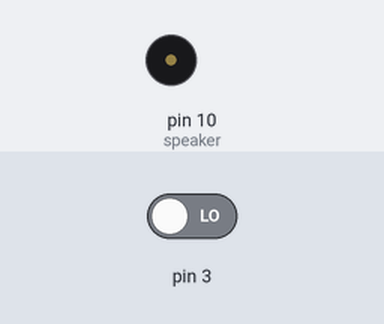
Simulated run of this sketch. Board: Arduino Uno, built with avr-gcc and run on an emulated ATmega328P. Parts: buzzer (waves = sounding). The test bench sets the inputs (shaded band); at power-on: pin 3 LOW.

Above: at 1.2 s.
1.3 s: pin 3 driven HIGH
At 1.7 s:
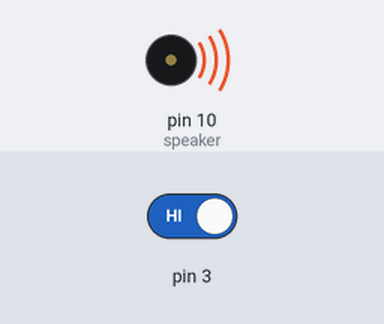
2.8 s: pin 3 driven LOW
At 5.2 s:
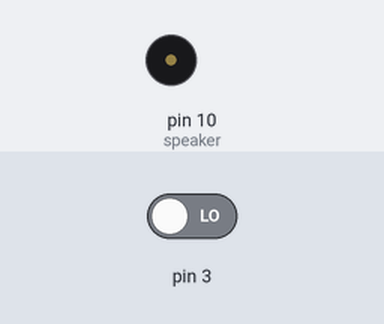
Timing chart, 0 to 6.7 s (numbered marks = the images above; inputs shaded):
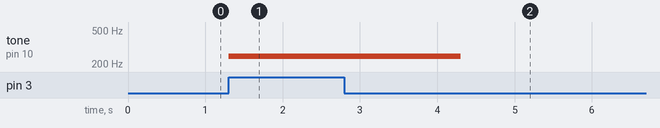

Measured:
- after the input at 1.3 s, tone on pin 10 (speaker): silent → 247 Hz at once
- after the input at 2.8 s, tone on pin 10 (speaker): 247 Hz → silent after 1.5 s

The sketch:

seq2.ino
```cpp
/*
  ++ 6 STEP SEQUENCER ++

  DESCRIPTION:
  Reads values from 6 potentiometers to change the pitch of any step of the sequencer tone generator.
  Change the pitch of each step with a potentiometer.

  CIRCUIT:
  Connect a speaker or piezo to pin number 13 and to ground;
  Connect the first lead of a potentiometer to 5v and the last to ground, the one in the middle to Analog Input pin 0;
  (Repeat for all the four potentiometers connecting the middle lead to Analog Input pins 0, 1, 2, 3, 4, 5);
  Connect a switch from digital port 3 and ground, put a 220 Ohm Resistor between the digital port 3 and 5V;

  For more information follow this link: http://www.artislab.it/it/step-sequencer/

  This example code is for educational purpose and it is in the public domain.
  Author: Costantino Rizzuti 2016
  Derived by a previous sketch made by Alessandro Contini & Paolo Cavagnolo

*/

// Tones table definition
#define NOTE_B0  31
#define NOTE_C1  33
#define NOTE_CS1 35
#define NOTE_D1  37
#define NOTE_DS1 39
#define NOTE_E1  41
#define NOTE_F1  44
#define NOTE_FS1 46
#define NOTE_G1  49
#define NOTE_GS1 52
#define NOTE_A1  55
#define NOTE_AS1 58
#define NOTE_B1  62
#define NOTE_C2  65
#define NOTE_CS2 69
#define NOTE_D2  73
#define NOTE_DS2 78
#define NOTE_E2  82
#define NOTE_F2  87
#define NOTE_FS2 93
#define NOTE_G2  98
#define NOTE_GS2 104
#define NOTE_A2  110
#define NOTE_AS2 117
#define NOTE_B2  123
#define NOTE_C3  131
#define NOTE_CS3 139
#define NOTE_D3  147
#define NOTE_DS3 156
#define NOTE_E3  165
#define NOTE_F3  175
#define NOTE_FS3 185
#define NOTE_G3  196
#define NOTE_GS3 208
#define NOTE_A3  220
#define NOTE_AS3 233
#define NOTE_B3  247
#define NOTE_C4  262
#define NOTE_CS4 277
#define NOTE_D4  294
#define NOTE_DS4 311
#define NOTE_E4  330
#define NOTE_F4  349
#define NOTE_FS4 370
#define NOTE_G4  392
#define NOTE_GS4 415
#define NOTE_A4  440
#define NOTE_AS4 466
#define NOTE_B4  494
#define NOTE_C5  523
#define NOTE_CS5 554
#define NOTE_D5  587
#define NOTE_DS5 622
#define NOTE_E5  659
#define NOTE_F5  698
#define NOTE_FS5 740
#define NOTE_G5  784
#define NOTE_GS5 831
#define NOTE_A5  880
#define NOTE_AS5 932
#define NOTE_B5  988
#define NOTE_C6  1047
#define NOTE_CS6 1109
#define NOTE_D6  1175
#define NOTE_DS6 1245
#define NOTE_E6  1319
#define NOTE_F6  1397
#define NOTE_FS6 1480
#define NOTE_G6  1568
#define NOTE_GS6 1661
#define NOTE_A6  1760
#define NOTE_AS6 1865
#define NOTE_B6  1976
#define NOTE_C7  2093
#define NOTE_CS7 2217
#define NOTE_D7  2349
#define NOTE_DS7 2489
#define NOTE_E7  2637
#define NOTE_F7  2794
#define NOTE_FS7 2960
#define NOTE_G7  3136
#define NOTE_GS7 3322
#define NOTE_A7  3520
#define NOTE_AS7 3729
#define NOTE_B7  3951
#define NOTE_C8  4186
#define NOTE_CS8 4435
#define NOTE_D8  4699
#define NOTE_DS8 4978


// Declaration of tones used in the sequencer
// Define here the note you want to play.
// The first notes are mapped to the lowest position of the pots
int pitch[] = {
                NOTE_C3,
                NOTE_GS3,
                NOTE_CS3,
                NOTE_AS3,
                NOTE_A3,
                NOTE_B3,
                NOTE_F4,
                NOTE_DS4,
                NOTE_E4,
                NOTE_G3,
                NOTE_D4,
                NOTE_FS4};


// Declaration of variables
int speaker = 10                                                                                                     ;                          // Speaker output pin
int k=0;                                     // Variable to store the value of the loop
int POT1 = A0;                              // POT1 pin
int POT2 = A1;                              // POT2 pin
int POT3 = A2;                              // POT3 pin
int POT4 = A3;                              // POT4 pin
int POT5 = A4;                              // POT5 pin
int POT6 = A5;                              // POT6 pin
int ReadPot1,ReadPot2,ReadPot3,ReadPot4,ReadPot5,ReadPot6;                            // Variable to store the value of the pots
// Variables used to calculate tempo
// set BPM
int bpm=80;
// set Subdivision 1=quarter note; 0.5 ->eight note, ....
float subdivision=1;
//Define here the sequence of durations
//-> 1->quarter note; 0.5 ->eight note, ....
//float D[] = {1, 0.5, 0.5, 0.333, 0.333, 0.333}; //3/4 pattern
float D[] = {1, 1, 0.5, 0.5,0.5, 0.5}; //4/4 pattern
// The lenght of the D array
int NDuration=6;
int DurCount=0;
int value[] = {0, 0, 0, 0, 0, 0};              // value to define the discrete interval of tune using the pot
int note[] = {0, 0, 0, 0, 0, 0};
int interval;

void setup() {
    pinMode(3, INPUT);
    //Period computed according bpm and subdivision
    interval = 60000/(subdivision*bpm);
}


void loop() {
   if(digitalRead(3)==HIGH){
    for (k = 0; k <= 5; k++) {                                 // Cycle on each pot
      value[k] = map(analogRead(k), 0, 1023, 0, 2500);         // Mapping the value of the Potentiometer to have a wider range of values

      if ((value[k]>=0) && (value[k]<100))                     // Discretization of the pot intervals - in order to assign the note
        note[k] = 0;
      if ((value[k]>=100) && (value[k]<300))
        note[k] = pitch[0];
      if ((value[k]>=300) && (value[k]<500))
        note[k] = pitch[1];
      if ((value[k]>=500) && (value[k]<700))
        note[k] = pitch[2];
      if ((value[k]>=700) && (value[k]<900))
        note[k] = pitch[3];
      if ((value[k]>=900) && (value[k]<1100))
        note[k] = pitch[4];
      if ((value[k]>=1100) && (value[k]<1300))
        note[k] = pitch[5];
      if ((value[k]>=1300) && (value[k]<1500))
        note[k] = pitch[6];
      if ((value[k]>=1500) && (value[k]<1700))
        note[k] = pitch[7];
      if ((value[k]>=1700) && (value[k]<=1900))
        note[k] = pitch[8];
      if ((value[k]>=1900) && (value[k]<=2100))
        note[k] = pitch[9];
      if ((value[k]>=2100) && (value[k]<=2300))
        note[k] = pitch[10];
      if ((value[k]>=2300) && (value[k]<=2500))
        note[k] = pitch[11];

      float Duration=D[DurCount]*interval;
      tone(speaker, note[k], Duration);           // Play the note
      DurCount++;
      if(DurCount>=NDuration)DurCount=0;

      delay(Duration);
    }
   }
}
```
